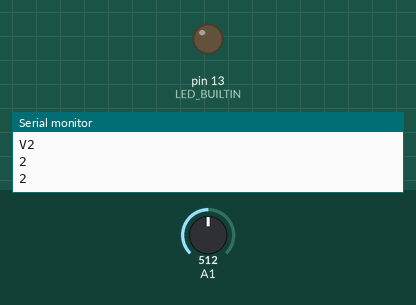
This sketch was run on a simulated Arduino Uno, built with avr-gcc and run on an emulated ATmega328P. Shown: output pins drawn as LEDs (lit = HIGH), the last lines printed to the serial monitor. Dashed ring = blinking. Inputs (shaded band) come from the test bench; at power-on: A1 = 512.

Above: at 1.3 s.
1.4 s: A1 set to 806
3.2 s: A1 set to 836
At 4.4 s:
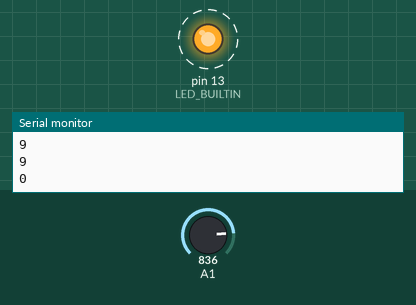
6.2 s: A1 set to 716
At 6.6 s:
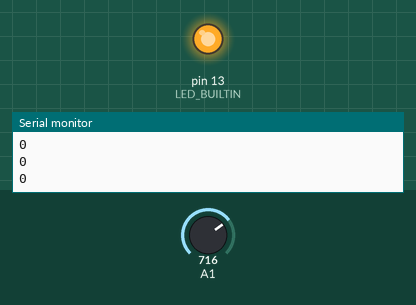
7.7 s: A1 set to 900
At 8.7 s:
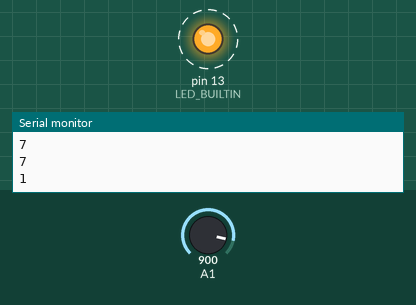
Timing chart, 0 to 11.7 s (numbered marks = the images above; inputs shaded):
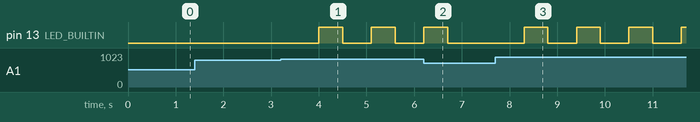

The sketch:

power_scan.ino
```cpp
int val11;
int val2;
void setup() {
 // put your setup code here, to run once:
pinMode(LED_BUILTIN,OUTPUT);
Serial.begin(9600);
Serial.println("Emartee.Com");
Serial.println("Voltage:");
Serial.print("V");
}

void loop() {
 // put your main code here, to run repeatedly:
float temp;
val11=analogRead(1);
temp=val11/4.092;
val11=(int)temp;//
val2=((val11%100)/10);
Serial.println(val2);
delay(500);
if(val2<2)
{
  digitalWrite(LED_BUILTIN, HIGH);   // turn the LED on (HIGH is the voltage level)
  delay(500);                       // wait for a second
  digitalWrite(LED_BUILTIN, LOW);    // turn the LED off by making the voltage LOW
  delay(100);                       // wait for a second
}
}
```

Measured:
- the behaviour switches between 818 and 819 on A1 (found by bisection; images 0 and 1)
- after the input at 3.2 s, pin 13 (LED_BUILTIN): alternates HIGH for 0.50 s and LOW for 0.60 s, starting after 0.80 s
- after the input at 6.2 s, pin 13 (LED_BUILTIN): goes on until 6.7 s, then stays LOW
- after the input at 7.7 s, pin 13 (LED_BUILTIN): alternates HIGH for 0.50 s and LOW for 0.60 s, starting after 0.60 s
